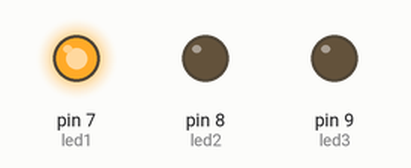
A sketch run on a simulated Arduino Uno, built with avr-gcc and run on an emulated ATmega328P. On the bench: output pins drawn as LEDs (lit = HIGH).

Above: at 1.5 s.
At 7.0 s:
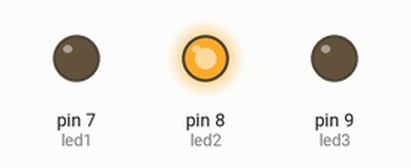
At 9.0 s:
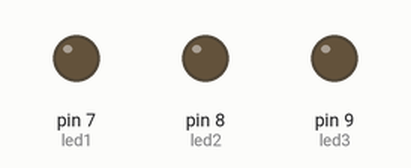
At 10.5 s:
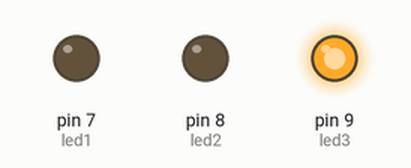
Timing chart, 0 to 15.6 s (numbered marks = the images above):
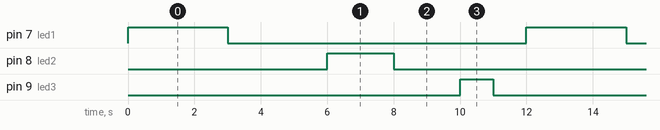

The sketch:

ArduinoCode.ino
```cpp
int led1=7;
int led2=8;
int led3=9;

void setup() {

  pinMode(led1,OUTPUT);
  pinMode(led2,OUTPUT);
  pinMode(led3,OUTPUT);
}

void loop() {
  digitalWrite (led1,HIGH);
  delay(3000);
  digitalWrite (led1,LOW);
  delay(3000);
  digitalWrite (led2,HIGH);
  delay(2000);
  digitalWrite (led2,LOW);
  delay(2000);
  digitalWrite (led3,HIGH);
  delay(1000);
  digitalWrite (led3,LOW);
  delay(1000);
}
```

Measured:
- by itself, pin 7 (led1): alternates HIGH for 3.0 s and LOW for 9.0 s
- by itself, pin 8 (led2): alternates HIGH for 2.0 s and LOW for 10.0 s
- by itself, pin 9 (led3): alternates HIGH for 1.0 s and LOW for 11.0 s
